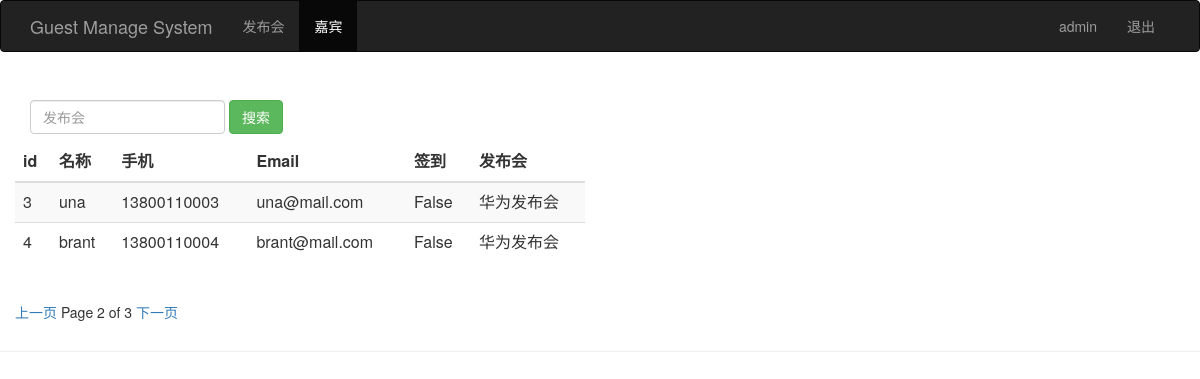
The page /guest_manage/?page=2 (signed in) on the database its author committed.
### sign/models.py (models this page shows, shortened)
class Guest(models.Model):
	event = models.ForeignKey(Event)
	realname = models.CharField(max_length=64)
	phone = models.CharField(max_length=16)
	email = models.EmailField()
	sign = models.BooleanField()
	create_time = models.DateTimeField(auto_now=True)
	class Meta:
		unique_together = ("event","phone")

class Event(models.Model):
	name = models.CharField(max_length=100)
	limit = models.IntegerField()
	status = models.BooleanField()
	address = models.CharField(max_length=200)
	start_time = models.DateTimeField('events time')
	create_time = models.DateTimeField(auto_now=True)
	def __unicode__(self):
		return self.name

### sign/views.py (the view)
# urls.py: url(r'^guest_manage/$', views.guest_manage),
@login_required
def guest_manage(request):
	username = request.session.get("user","")
	guest_list = Guest.objects.all()
	paginator = Paginator(guest_list,2)
	page = request.GET.get("page")
	try:
		contacts = paginator.page(page)
	except PageNotAnInteger:
		contacts = paginator.page(1)
	except EmptyPage:
		contacts = paginator.page(paginator.num_pages)
	return render(request,"guest_manage.html",{"user":username,"guests":contacts})

### sign/templates/guest_manage.html (shortened to what this page needs)
<html>
<head>
	{% load bootstrap3 %}
	{% bootstrap_css %}
</head>
<body role="document">
	<nav class="navbar navbar-inverse">
		<div class="container">
			<div class="navbar-header">
				<a class="navbar-brand" href="/event_manage/">Guest Manage System</a>
			</div>
			<div  id="navbar" class="collapse navbar-collapse">
				<ul class="nav navbar-nav">
					<li><a href="/event_manage/">发布会</a></li>
					<li class="active"> <a href="#">嘉宾</a></li>
				</ul>
				<ul class="nav navbar-nav navbar-right">
					<li><a href="#">{{user}}</a></li>
					<li><a href="/logout/">退出</a></li>
				</ul>
			</div>
		</div>
	</nav>
	<div class="page-header">
		<div id="navbar" class="navbar-collapse collapse">
			<form class="navbar-form" method="get" action="/search_guest/">
				<div class="form-group">
					<input name="realname" type="text" placeholder="发布会" class="form-control">
				</div>
				<button type="submit" class="btn btn-success">搜索</button>
			</form>
	<div class="row">
		<div class="col-md-6">
			<table class="table table-striped">
				<thead>
					<tr>
						<th>id</th>
						<th>名称</th>
						<th>手机</th>
						<th>Email</th>
						<th>签到</th>
						<th>发布会</th>
					</tr>
				</thead>
				<tbody>
					{% for guest in guests %}
					<tr>
						<td>{{guest.id}}</td>
						<td>{{guest.realname}}</td>
						<td>{{guest.phone}}</td>
						<td>{{guest.email}}</td>
						<td>{{guest.sign}}</td>
						<td>{{guest.event}}</td>
					</tr>
					{% endfor %}
				</tbody>
			</table>
		</div>
	</div>
	<div class="pagination">
		<span class="step-links">
			{% if guests.has_previous %}
			<a href="?page={{guests.previous_page_number}}">上一页</a>
			{% endif %}
			<span class="current">
				Page {{guests.number}} of {{guests.paginator.num_pages}}
			</span>
			{% if guests.has_next %}
			<a href="?page={{guests.next_page_number}}">下一页</a>
			{% endif %}
		</span>
	</div>
</body>

### rows shown on the page
Guest: id "3", realname "una", phone "13800110003", email "una@mail.com", sign "False", event "华为发布会"
Guest: id "4", realname "brant", phone "13800110004", email "brant@mail.com", sign "False", event "华为发布会"

### other values the page prints
{{ user }} "admin"
{{ guests.number }} "2"
{{ guests.paginator.num_pages }} "3"
